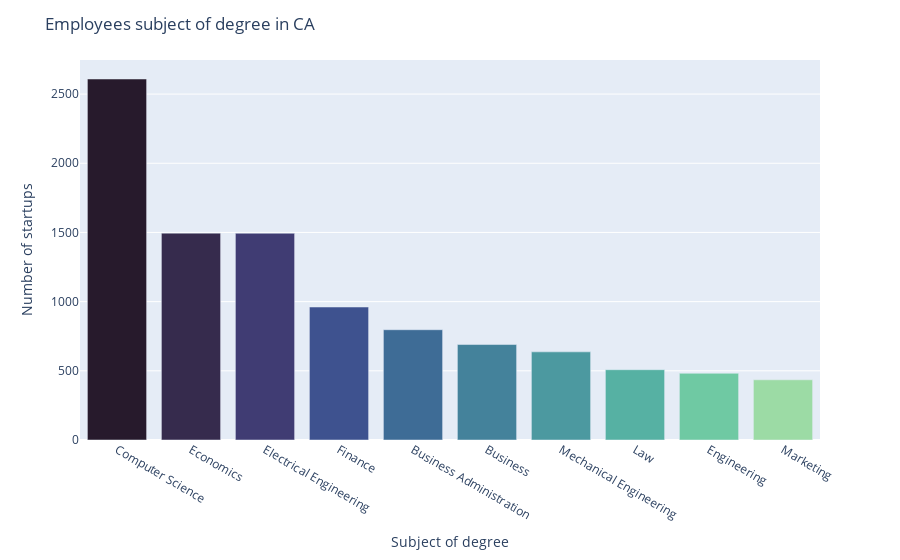

Notebook source saved alongside this figure:
### Code cell
subject_counts_CA = founders_CA['subject'].value_counts()
df_subject_counts_CA = pd.DataFrame({'subject': subject_counts_CA.index, 'count': subject_counts_CA.values})
df_subject_counts_CA =df_subject_counts_CA[0:10]

fig = px.bar(df_subject_counts_CA, x='subject', y='count')
fig.update_layout(
    title='Employees subject of degree in CA',
    xaxis_title='Subject of degree',
    yaxis_title='Number of startups'
)
fig.update_traces(marker_color=px.colors.sequential.deep[::-1], width=0.8)

fig.show()

### Figure 1 — Plotly figure (JSON) as saved in the notebook; plotly's stock layout.template omitted (floating-point values rounded to 4 significant figures)
{"data": [{"alignmentgroup": "True", "hovertemplate": "subject=%{x}<br>count=%{y}<extra></extra>", "legendgroup": "", "marker": {"color": ["rgb(39, 26, 44)", "rgb(54, 43, 77)", "rgb(64, 60, 115)", "rgb(62, 82, 143)", "rgb(62, 108, 150)", "rgb(68, 130, 155)", "rgb(76, 153, 160)", "rgb(86, 177, 163)", "rgb(111, 201, 163)", "rgb(156, 219, 165)", "rgb(206, 236, 179)", "rgb(253, 253, 204)"], "pattern": {"shape": ""}}, "name": "", "offsetgroup": "", "orientation": "v", "showlegend": false, "textposition": "auto", "type": "bar", "width": 0.8, "x": ["Computer Science", "Economics", "Electrical Engineering", "Finance", "Business Administration", "Business", "Mechanical Engineering", "Law", "Engineering", "Marketing"], "xaxis": "x", "y": [2609, 1495, 1494, 961, 797, 690, 637, 508, 482, 435], "yaxis": "y"}], "layout": {"barmode": "relative", "legend": {"tracegroupgap": 0}, "margin": {"t": 60}, "title": {"text": "Employees subject of degree in CA"}, "xaxis": {"anchor": "y", "domain": [0, 1], "title": {"text": "Subject of degree"}}, "yaxis": {"anchor": "x", "domain": [0, 1], "title": {"text": "Number of startups"}}}}
